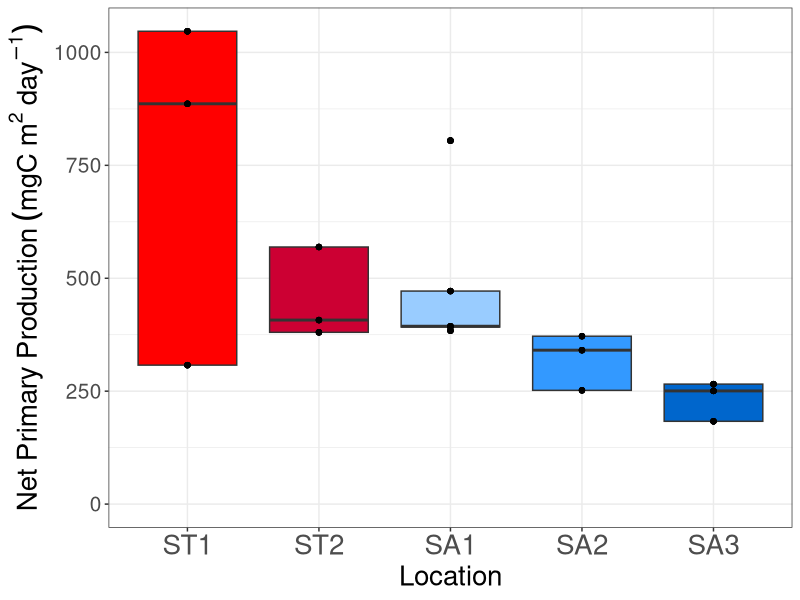
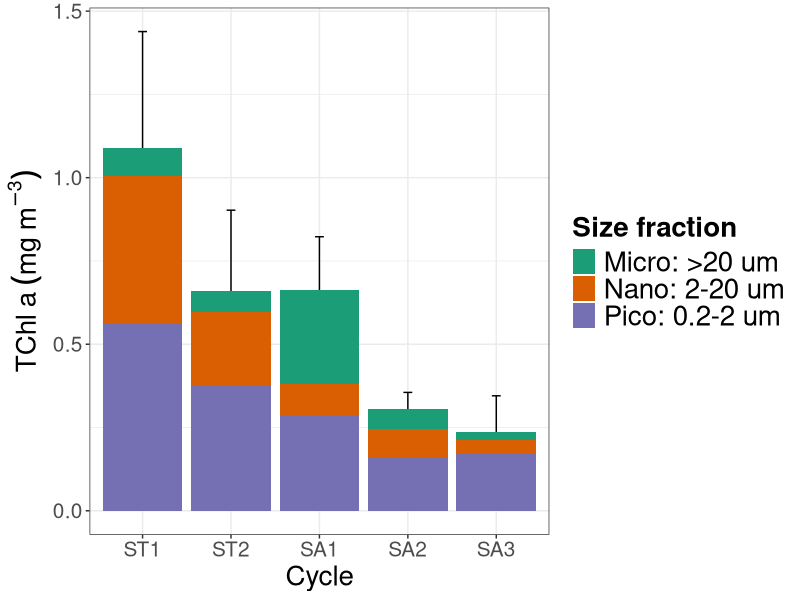
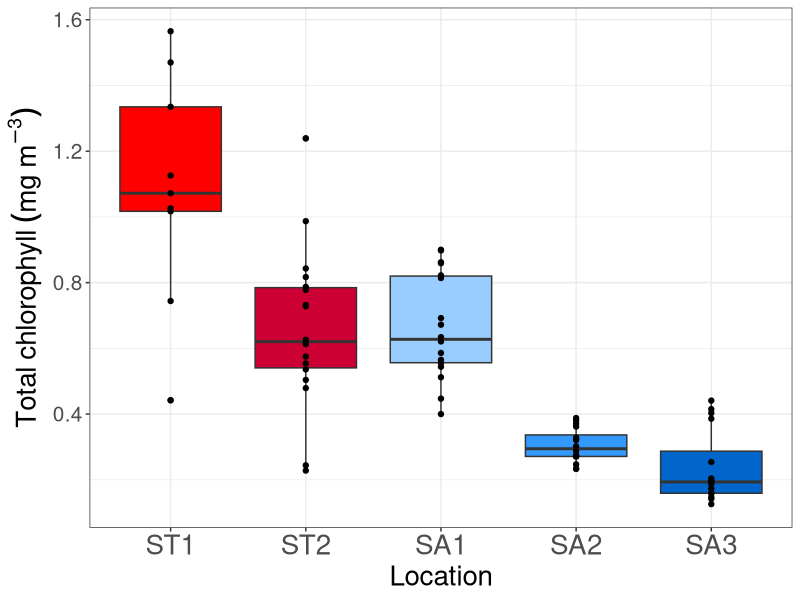
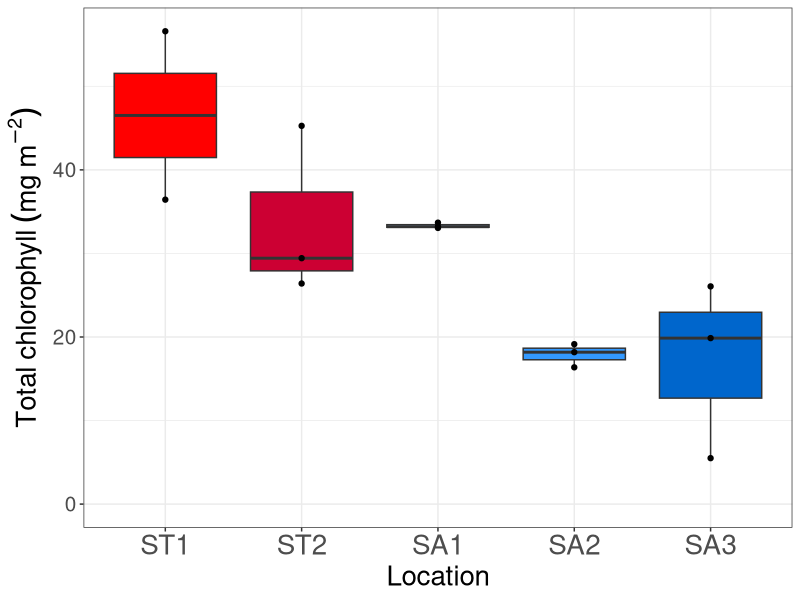
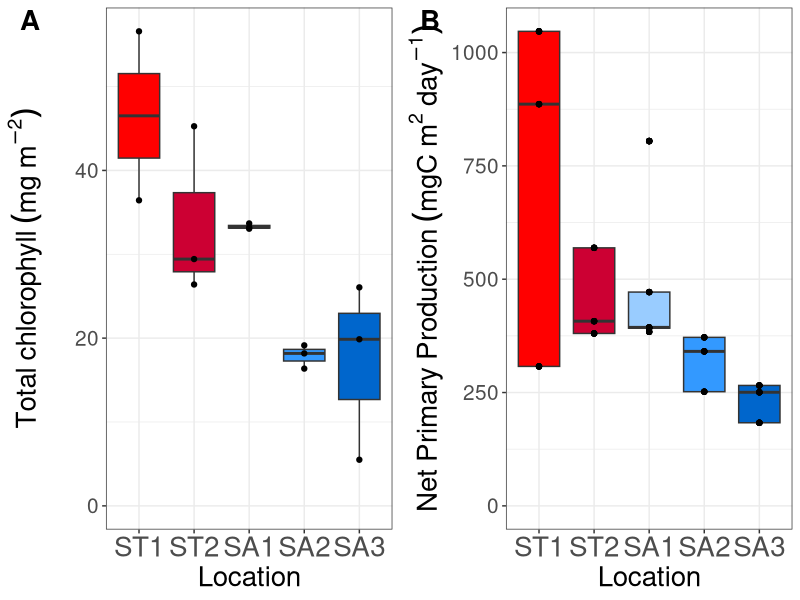
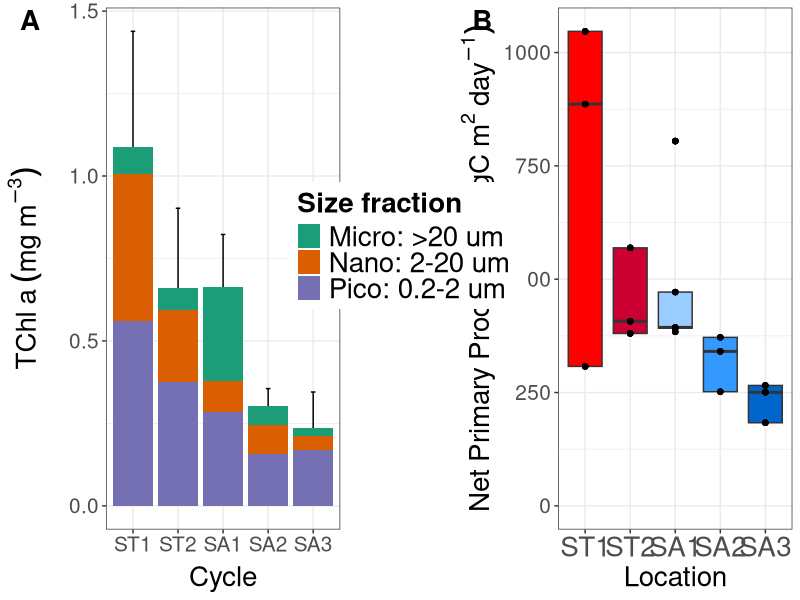

The R script that drew these images, in order:
## ---- chunk 1
  knitr::opts_chunk$set(message=FALSE,
                        warning=FALSE,
                        cache=TRUE,
                        tidy=FALSE)
## ---- chunk 2
library(dplyr)
library(tidyverse)
library(ggplot2)
library(broom)
library(ggpubr)
library(stringr)
library(RColorBrewer)
library(cowplot)
## ---- chunk 3
npp_raw <- readxl::read_excel("data_used/TAN1810_NPP_areal.xlsx")  %>%
  select(Cycle, Station, Depth, areal_PP, mean_NPP, sd_NPP) %>%
  distinct %>%
  mutate(cycle_name = recode(Cycle, "1" = "SA1",
                                    "2" = "SA2",
                                    "3" = "ST1",
                                    "4" = "ST2",
                                    "5" = "SA3")) 
## ---- chunk 4

npp_raw$cycle_name<-as.character(npp_raw$cycle_name)
npp_raw$cycle_name <- factor(npp_raw$cycle_name, levels = c("ST1", "ST2", "SA1", "SA2", "SA3"))
integrated_pp <- npp_raw %>%
  ggplot(aes(x = cycle_name, y = areal_PP)) +
  geom_boxplot(aes(fill = cycle_name))  +
  geom_point() +
  xlab("Location") +
  ylab(expression(Net~Primary~Production~(mgC~m^2~day^-1))) +
  theme_bw()+
  scale_fill_manual(values = c("#FF0000", "#CC0033", "#99CCFF", "#3399FF","#0066CC"))+
  theme(legend.position="none")+
  theme(axis.title=element_text(size=20),
        axis.text = element_text(size = 15),
        axis.text.x = element_text(size = 20))+
  expand_limits(y=0)

#png("../figures/C14_hot_QE.png", width = 600, height = 300)

integrated_pp
## ---- chunk 5
chl_raw <- readxl::read_excel("data_used/TAN1810_SFChla.xls") %>%
  select(U_Cast, Depth,  Chla_0.2:Chla_20_pct)%>%
  filter(!is.na(U_Cast))
chl_raw$U_Cast<-as.character(chl_raw$U_Cast)
#for cycle number
NPP_raw <- readxl::read_excel("data_used/TAN1810_NPP_areal.xlsx") %>%
  select(Cycle, Station, U_Cast) %>%
  distinct()

chl_raw <- left_join(chl_raw,NPP_raw)
chl_raw

check <- chl_raw %>%
  select(U_Cast, Cycle) %>%
  distinct()
check
# Many ctd cast without cycle number,  cannot find in voyage report. To check

chl_subset <- chl_raw %>%
  filter(!is.na(Cycle))%>%
  mutate(cycle_name = recode(Cycle, "1" = "SA1",
                                    "2" = "SA2",
                                    "3" = "ST1",
                                    "4" = "ST2",
                                    "5" = "SA3")) %>%
  mutate(cycle_name = fct_relevel(cycle_name, 
            "ST1", "ST2", "SA1", 
            "SA2", "SA3"))%>%
  filter(!is.na(Chla_2)) %>%
  filter(!is.na(Chla_20))
chl_subset
## ---- chunk 6
summarySE <- function(data=NULL, measurevar, groupvars=NULL, na.rm=FALSE,
                      conf.interval=.95, .drop=TRUE) {
    library(plyr)

    # New version of length which can handle NA's: if na.rm==T, don't count them
    length2 <- function (x, na.rm=FALSE) {
        if (na.rm) sum(!is.na(x))
        else       length(x)
    }

    # This does the summary. For each group's data frame, return a vector with
    # N, mean, and sd
    datac <- ddply(data, groupvars, .drop=.drop,
      .fun = function(xx, col) {
        c(N    = length2(xx[[col]], na.rm=na.rm),
          mean = mean   (xx[[col]], na.rm=na.rm),
          sd   = sd     (xx[[col]], na.rm=na.rm)
        )
      },
      measurevar
    )

    # Rename the "mean" column    
    datac <- rename(datac, c("mean" = measurevar))

    datac$se <- datac$sd / sqrt(datac$N)  # Calculate standard error of the mean

    # Confidence interval multiplier for standard error
    # Calculate t-statistic for confidence interval: 
    # e.g., if conf.interval is .95, use .975 (above/below), and use df=N-1
    ciMult <- qt(conf.interval/2 + .5, datac$N-1)
    datac$ci <- datac$se * ciMult

    return(datac)
}
## ---- chunk 7

chl_summary <- summarySE(chl_subset, measurevar="SumSFChla", groupvars=c("cycle_name"), na.rm=TRUE)
chl_summary

detach(package:plyr)
frac_chl_summary <- chl_subset %>%
  dplyr::group_by(cycle_name) %>%
  summarise("Pico: 0.2-2 um" = mean(Chla_0.2),
            "Nano: 2-20 um" = mean(Chla_2),
            "Micro: >20 um" = mean(Chla_20)) %>%
  pivot_longer("Pico: 0.2-2 um":"Micro: >20 um",
               names_to = "fraction",
               values_to = "chl")
frac_chl_summary

pd <- position_dodge(0.1) # move them .05 to the left and right

chl_summary_plot <- ggplot()+
  geom_errorbar(data=chl_summary, aes(ymin=SumSFChla-sd, ymax=SumSFChla+sd, x= cycle_name), width=.1, position=pd) +
  geom_bar(data = frac_chl_summary, aes(x=cycle_name, y= chl, fill=factor(fraction, levels = c("Micro: >20 um", "Nano: 2-20 um", "Pico: 0.2-2 um"))), stat="identity")+
  theme_bw() +
  scale_fill_brewer(palette = "Dark2")+
  ylab(expression(TChl~a~(mg~m^-3)))+
  xlab("Cycle")+
  labs(fill="Size fraction")+
  theme(axis.title=element_text(size= 20),
        axis.text = element_text(size = 15),
        legend.title =element_text(size=20,face="bold"),
        legend.text = element_text(size=20))

chl_summary_plot


chl_presentation_plot <- chl_subset%>%
  ggplot(aes(x=cycle_name, y= SumSFChla))+
  geom_boxplot(aes (fill=cycle_name))+
  geom_point ()+
  theme_bw() +
  scale_fill_manual(values = c("#FF0000", "#CC0033", "#99CCFF","#3399FF", "#0066CC"))+
  ylab(expression(Total~chlorophyll~(mg~m^-3)))+
  xlab("Location") +
  theme(legend.position="none")+
  theme(axis.title=element_text(size= 20),
        axis.text = element_text(size = 15),
        axis.text.x = element_text(size = 20))

chl_presentation_plot
## ---- chunk 8
chl_raw_integrated <- readxl::read_excel("data_used/TAN1810_SFChla.xls", sheet = "Sheet2") %>%
  select(U_Cast, areal_chl)%>%
  filter(!is.na(U_Cast))%>%
  filter(!is.na(areal_chl))
chl_raw_integrated$U_Cast<-as.character(chl_raw_integrated$U_Cast)
#for cycle number
NPP_raw <- readxl::read_excel("data_used/TAN1810_NPP_areal.xlsx") %>%
  select(Cycle, Station, U_Cast) %>%
  distinct()

chl_raw_integrated <- left_join(chl_raw_integrated,NPP_raw)
chl_raw_integrated

check_2 <- chl_raw_integrated %>%
  select(U_Cast, Cycle) %>%
  distinct()
check_2
# Many ctd cast without cycle number,  cannot find in voyage report. To check

chl_subset_integrated <- chl_raw_integrated %>%
  filter(!is.na(Cycle))%>%
  mutate(cycle_name = recode(Cycle, "1" = "SA1",
                                    "2" = "SA2",
                                    "3" = "ST1",
                                    "4" = "ST2",
                                    "5" = "SA3")) %>%
  mutate(cycle_name = fct_relevel(cycle_name, 
            "ST1", "ST2", "SA1", 
            "SA2", "SA3"))
chl_subset_integrated
## ---- chunk 9
chl_int_plot <- chl_subset_integrated%>%
  ggplot(aes(x=cycle_name, y= areal_chl))+
  geom_boxplot(aes (fill=cycle_name))+
  geom_point ()+
  theme_bw() +
  scale_fill_manual(values = c("#FF0000", "#CC0033", "#99CCFF","#3399FF", "#0066CC"))+
  ylab(expression(Total~chlorophyll~(mg~m^-2)))+
  xlab("Location") +
  theme(legend.position="none")+
  theme(axis.title=element_text(size= 20),
        axis.text = element_text(size = 15),
        axis.text.x = element_text(size = 20))+
  expand_limits(y=0)

chl_int_plot
## ---- chunk 10

library(cowplot)

presentation_plot <- plot_grid(
  chl_int_plot,
  integrated_pp,
  align = 'vh',
  labels = c("A", "B"),
  hjust = -1,
  nrow = 1,
  label_size = 20
)


png("../figures/QE_chl_npp_edit.png", width = 1000, height = 500)
presentation_plot

## ---- chunk 11
library(cowplot)
# arrange the three plots in a single row, leaving space between plot B and C
prow <- plot_grid(
  chl_summary_plot+ theme(legend.position="none"),
  NULL,
  integrated_pp,
  align = 'vh',
  labels = c("A","", "B"),
  hjust = -1,
  nrow = 1,
  rel_widths = c(1,.3, 1),
  label_size = 20
)
legend <- get_legend(
  # create some space to the left of the legend
  chl_summary_plot + theme(legend.box.margin = margin(0, 0, 0, 12))
)
# now add in the legend
chl_npp_combined <- prow + draw_grob(legend, 0, .3/3.3, 1)

png("../figures/QE_chl_npp.png", width = 1000, height = 500)
chl_npp_combined

